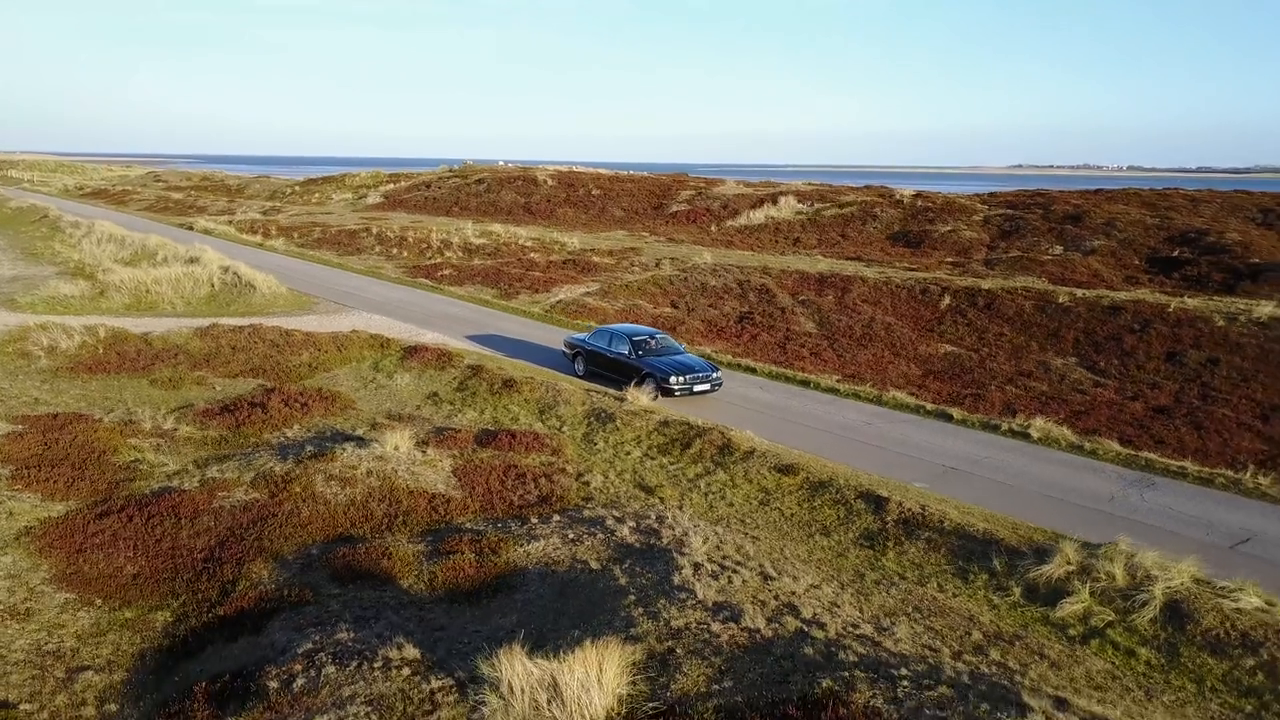
#> input picture frame 29 of vid/Jaguar - 13596.mp4, 1280 x 720 px, given in place of 211212_02_Jakarta_4k_018.mp4, which was not available
$ python built_in_object_tracking.py
#> lines starting #> are read from the running program, lines starting #| are printed output that depends on the picture; after the words box and inside, x2 and y2 are one past the last pixel; in counts of white or black regions, pixels touching at a corner belong together; pictures that were not available may be replaced by others from this repository, and a replacement may not be noted
# Project
# 1. Not using any trained model, only use for detecting moving object with some big [width and height]
# 2. Save data including speed estimation, picture, cars id, timestamp
# 3. Save these data to database (influxdb, postgresql)
# optional.
# - Using Flask to display these data for easily understanding.


import numpy as np
import imutils
import cv2

cap = cv2.VideoCapture("vid/211212_02_Jakarta_4k_018.mp4")

od = cv2.createBackgroundSubtractorMOG2(history=100, varThreshold=50)

while True:
    ret, frame = cap.read()
#> frame is the input picture: shape (720, 1280, 3); mean B, G, R 98.3, 118.2, 127
    frame = imutils.resize(frame, height=720)
    h, w, _ = frame.shape
#> h = 720; w = 1280
    #print(h,w,_)
    roi = frame[320:1200, 100:1200] # frame[height, width]
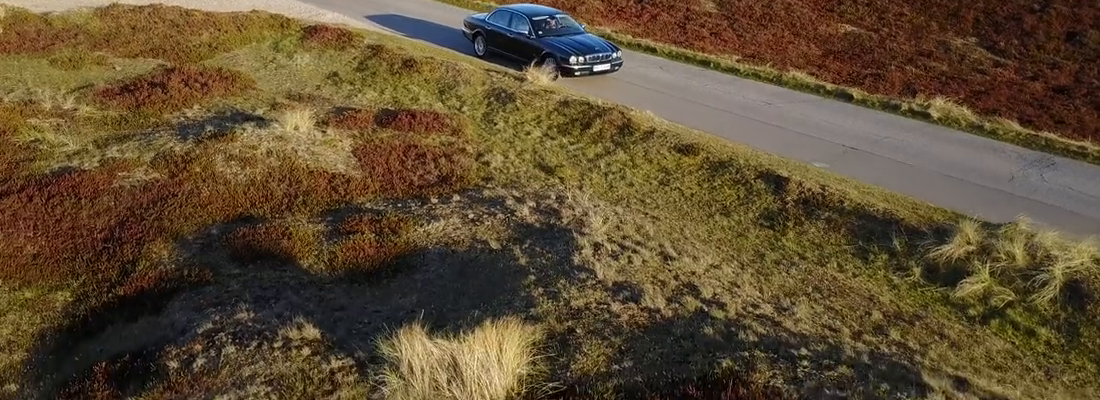
#> roi: shape (400, 1100, 3); mean B, G, R 50.2, 76.4, 94.1

    mask = od.apply(roi)
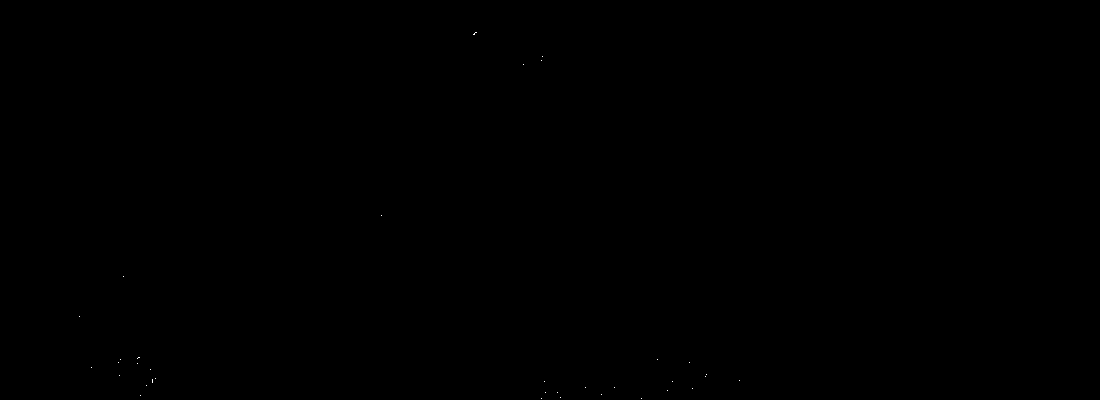
#> mask: shape (400, 1100); values 127 (black) and 255 (white), 0.01% white in thin lines or dots, all inside (x1, y1, x2, y2) = (79, 32, 740, 399)
    _, mask = cv2.threshold(mask, 254, 255, cv2.THRESH_BINARY)
    contours, _ = cv2.findContours(mask, cv2.RETR_TREE, cv2.CHAIN_APPROX_SIMPLE)
#> contours = 35 contours, all with area under 20
    for ct in contours:
        area = cv2.contourArea(ct)

        if area > 100:
            #cv2.drawContours(roi, [ct], -1, (0, 255,0), 2)
            x, y, w, h = cv2.boundingRect(ct)
            cv2.rectangle(roi, (x, y), (x + w, y + h), (0, 255, 0), 2)
#> this loop made 35 passes
#> (ct, area) on passes 1 to 12: ([[641, 398]], 0), ([[541, 398]], 0), ([[560, 397]], 0), ([[140, 395]], 0), ([[601, 394]], 0), ([[557, 392]], 0), ([[545, 392]], 0), ([[667, 390]], 0), ([[692, 388]], 0), ([[614, 387]], 0), ([[585, 387]], 0), ([[146, 385]], 0)
#> area on pass 35: 0.5


    cv2.imshow("Frame", frame)
    cv2.imshow("Mask", mask)
    cv2.imshow("Region of Interest", roi)


    key = cv2.waitKey(30)
#> (key Esc is pressed here)
    if key == 27:
        break

cap.release()
cv2.destroyAllWindows()

$ run again, starting later in the video
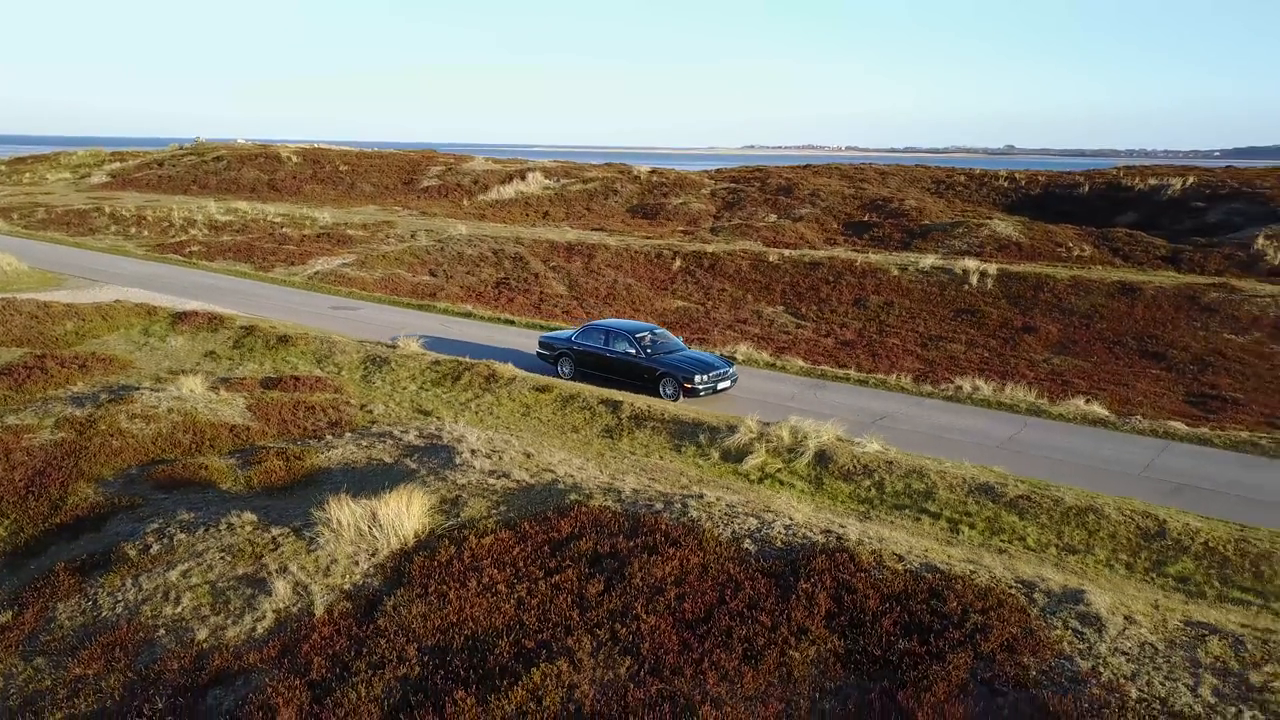
#> input picture frame 133 of vid/Jaguar - 13596.mp4, 1280 x 720 px, given in place of 211212_02_Jakarta_4k_018.mp4, which was not available
#> frame is the input picture: shape (720, 1280, 3); mean B, G, R 91.5, 109.8, 119.6
#> `roi = frame[320:1200, 100:1200]`:
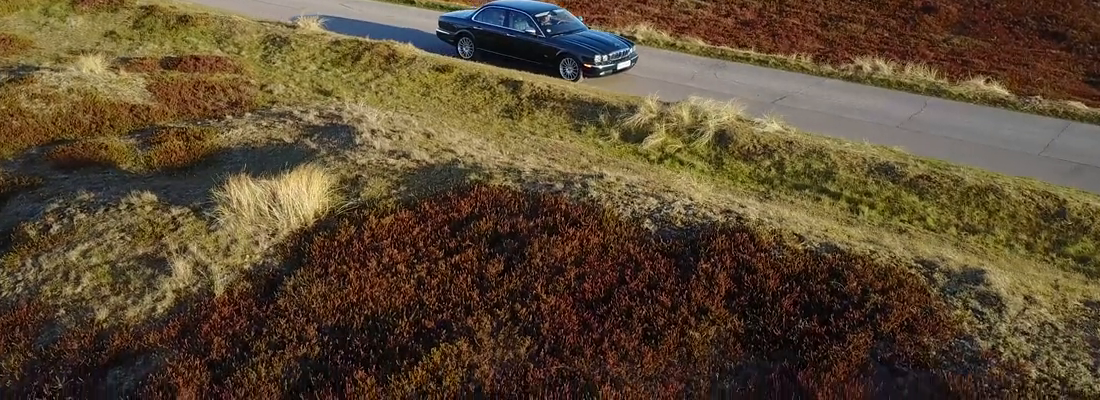
#> roi: shape (400, 1100, 3); mean B, G, R 49.7, 73.1, 90.6
#> contours = 151 contours, all with area under 20
#> the loop `for ct in contours:` made 151 passes
#> (ct, area) on passes 1 to 3: ([[70, 399]], 0), ([[592, 398], [592, 399]], 0), ([[131, 398], [131, 399]], 0)

$ run again, starting later in the video
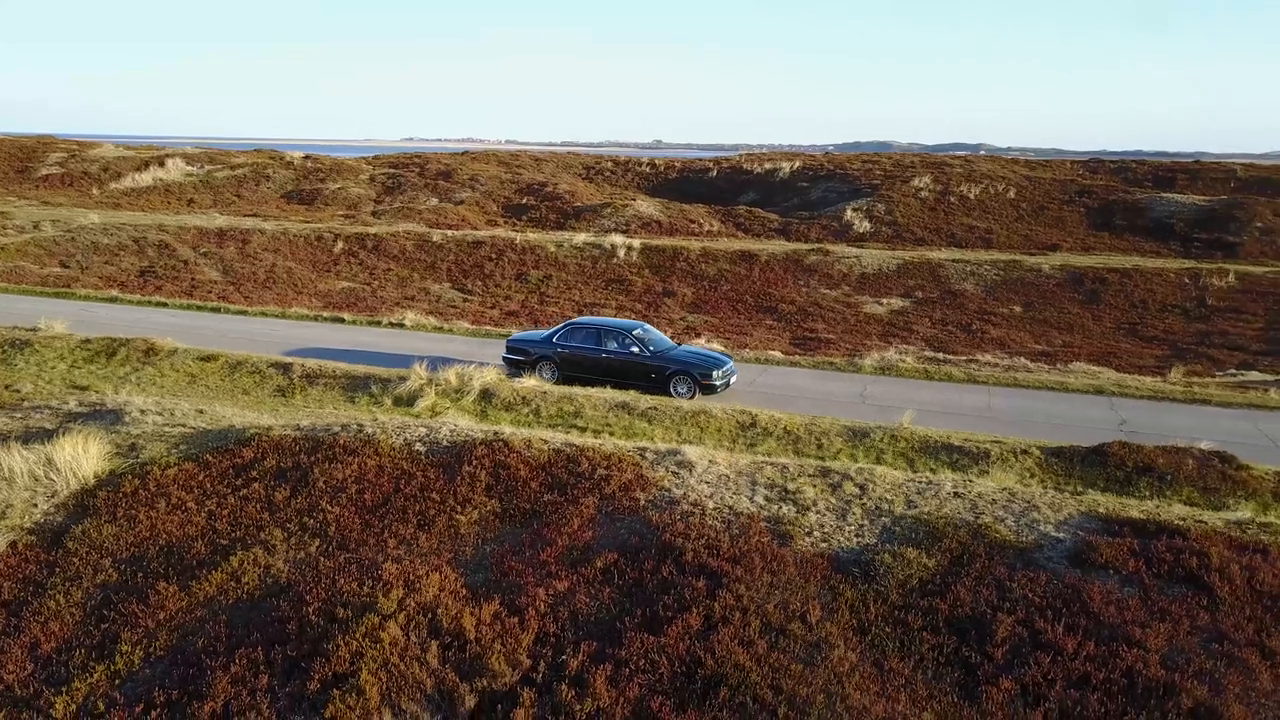
#> input picture frame 237 of vid/Jaguar - 13596.mp4, 1280 x 720 px, given in place of 211212_02_Jakarta_4k_018.mp4, which was not available
#> frame is the input picture: shape (720, 1280, 3); mean B, G, R 88.8, 104.2, 117.3
#> `roi = frame[320:1200, 100:1200]`:
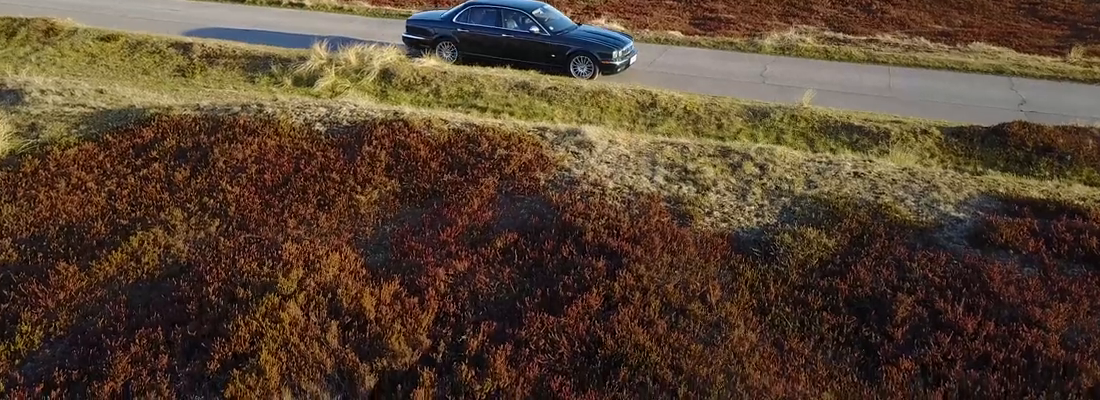
#> roi: shape (400, 1100, 3); mean B, G, R 48.4, 65.5, 85.2
#> contours = 41 contours, all with area under 20
#> the loop `for ct in contours:` made 41 passes
#> ct on passes 1 to 8: [[653, 398]], [[465, 395]], [[618, 391]], [[653, 385]], [[945, 381]], [[594, 380], [594, 381]], [[562, 376]], [[209, 376], [208, 377]]
